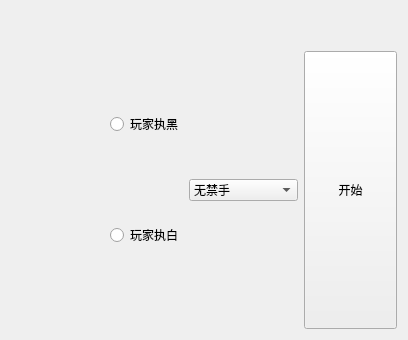
<?xml version="1.0" encoding="UTF-8"?>
<ui version="4.0">
 <class>xrHall</class>
 <widget class="QWidget" name="xrHall">
  <property name="geometry">
   <rect>
    <x>0</x>
    <y>0</y>
    <width>408</width>
    <height>340</height>
   </rect>
  </property>
  <property name="windowTitle">
   <string>Form</string>
  </property>
  <layout class="QGridLayout" name="gridLayout_2">
   <item row="0" column="0" colspan="4">
    <widget class="QLabel" name="logoLabel">
     <property name="text">
      <string>&lt;html&gt;&lt;head/&gt;&lt;body&gt;&lt;p align=&quot;center&quot;&gt;&lt;img src=&quot;:/myimages/bigLogo.png&quot;/&gt;&lt;/p&gt;&lt;/body&gt;&lt;/html&gt;</string>
     </property>
     <property name="alignment">
      <set>Qt::AlignCenter</set>
     </property>
    </widget>
   </item>
   <item row="4" column="2" colspan="2">
    <widget class="QLabel" name="versionLabel">
     <property name="sizePolicy">
      <sizepolicy hsizetype="Minimum" vsizetype="Fixed">
       <horstretch>0</horstretch>
       <verstretch>0</verstretch>
      </sizepolicy>
     </property>
     <property name="text">
      <string/>
     </property>
     <property name="textFormat">
      <enum>Qt::PlainText</enum>
     </property>
    </widget>
   </item>
   <item row="5" column="2">
    <widget class="QComboBox" name="modelBox">
     <property name="sizePolicy">
      <sizepolicy hsizetype="Preferred" vsizetype="Fixed">
       <horstretch>0</horstretch>
       <verstretch>0</verstretch>
      </sizepolicy>
     </property>
     <item>
      <property name="text">
       <string>无禁手</string>
      </property>
     </item>
     <item>
      <property name="text">
       <string>有禁手</string>
      </property>
     </item>
     <item>
      <property name="text">
       <string>有禁手+开局库</string>
      </property>
     </item>
    </widget>
   </item>
   <item row="5" column="3">
    <widget class="QPushButton" name="startButton">
     <property name="sizePolicy">
      <sizepolicy hsizetype="Preferred" vsizetype="Expanding">
       <horstretch>0</horstretch>
       <verstretch>0</verstretch>
      </sizepolicy>
     </property>
     <property name="text">
      <string>开始</string>
     </property>
    </widget>
   </item>
   <item row="4" column="1" rowspan="2">
    <layout class="QVBoxLayout" name="whoFirstLayout">
     <item>
      <widget class="QRadioButton" name="black">
       <property name="sizePolicy">
        <sizepolicy hsizetype="Maximum" vsizetype="Maximum">
         <horstretch>0</horstretch>
         <verstretch>0</verstretch>
        </sizepolicy>
       </property>
       <property name="text">
        <string>玩家执黑</string>
       </property>
      </widget>
     </item>
     <item>
      <widget class="QRadioButton" name="white">
       <property name="sizePolicy">
        <sizepolicy hsizetype="Maximum" vsizetype="Maximum">
         <horstretch>0</horstretch>
         <verstretch>0</verstretch>
        </sizepolicy>
       </property>
       <property name="text">
        <string>玩家执白</string>
       </property>
      </widget>
     </item>
    </layout>
   </item>
  </layout>
 </widget>
 <resources/>
 <connections/>
</ui>
